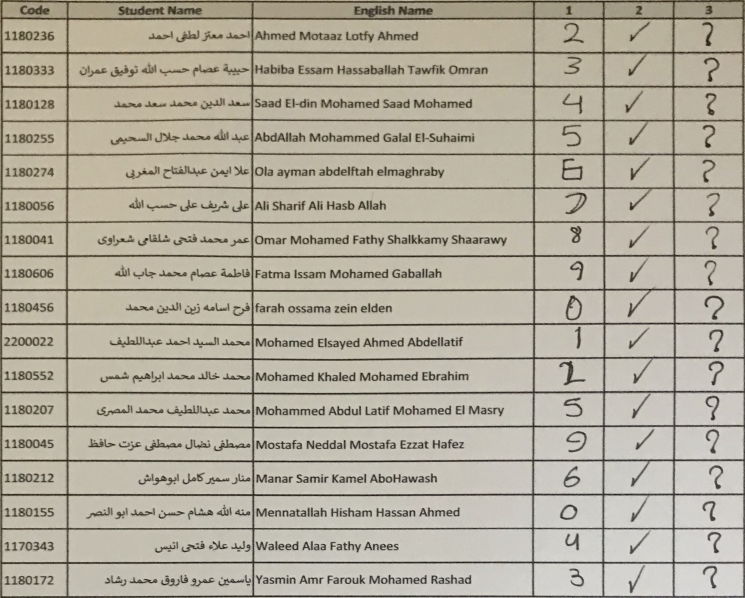
#> input picture Image_Orientation.jpg, 2235 x 1794 px, given in place of 8.jpg, which was not available (shown at 1/3 size); the run also reads 1 picture not shown here
$ jupyter execute --allow-errors app.ipynb
#> lines starting #> are read from the running program, lines starting #| are printed output that depends on the picture; after the words box and inside, x2 and y2 are one past the last pixel; in counts of white or black regions, pixels touching at a corner belong together; pictures that were not available may be replaced by others from this repository, and a replacement may not be noted
[cell 1]
import skimage.io as io
import matplotlib.pyplot as plt
import numpy as np
from skimage.exposure import histogram
from matplotlib.pyplot import bar
from skimage.color import rgb2gray,rgb2hsv
from pathlib import Path
# Convolution:
from scipy.signal import convolve2d
from scipy import fftpack
import math
from functools import cmp_to_key
from skimage.util import random_noise
from skimage.filters import median
from skimage.feature import canny
import commonfunctions as cf # this a custom module found the commonfunctions.py
import cv2
import numpy as np
import os


# Edges
from skimage.filters import sobel_h, sobel, sobel_v,roberts, prewitt

# Show the figures / plots inside the notebook
def show_images(images,titles=None):
    #This function is used to show image(s) with titles by sending an array of images and an array of associated titles.
    # images[0] will be drawn with the title titles[0] if exists
    # You aren't required to understand this function, use it as-is.
    n_ims = len(images)
    if titles is None: titles = ['(%d)' % i for i in range(1,n_ims + 1)]
    fig = plt.figure()
    n = 1
    for image,title in zip(images,titles):
        a = fig.add_subplot(1,n_ims,n)
        if image.ndim == 2:
            plt.gray()
        plt.imshow(image)
        a.set_title(title)
        n += 1
    fig.set_size_inches(np.array(fig.get_size_inches()) * n_ims)
    plt.show()


# [6 lines left out: function showHist, not called in this run]


alpha = 1.0
beta = 0.0
# Function to perform the perspective transformation
def perspective_transform(img,binary):

    if img is None:
        print(f"Error: Unable to load the image.")
    else:
        # Convert the image to grayscale
        binary_image=0
        if binary==0:
            gray = cv2.cvtColor(img, cv2.COLOR_BGR2GRAY)

            # Apply thresholding to create a binary image
            _, binary_image = cv2.threshold(gray, 50, 255, cv2.THRESH_BINARY)
        else :
            binary_image=img
        # cf.show_images([binary_image])
        # Find contours in the binary image
        contours, _ = cv2.findContours(binary_image, cv2.RETR_EXTERNAL, cv2.CHAIN_APPROX_SIMPLE)

        # Find the largest contour based on area
        print(len(contours))
        largest_contour = max(contours, key=cv2.contourArea)
        # Approximate the contour to a polygon
        epsilon = 0.02 * cv2.arcLength(largest_contour, True)
        approx_polygon = cv2.approxPolyDP(largest_contour, epsilon, True)

        # Get the four corners of the polygon
        corners = approx_polygon.reshape(-1, 2)
        corners = sorted(corners, key=lambda x: x[1])
        # Separate the sorted corners into top and bottom
        top_corners = sorted(corners[:2], key=lambda x: x[0])
        bottom_corners = sorted(corners[2:], key=lambda x: x[0])

        # Concatenate the sorted corners
        sorted_corners = np.concatenate([bottom_corners, top_corners])

        # Define the destination points for the perspective transformation
        dst_points = np.float32([[0, img.shape[0]], [img.shape[1], img.shape[0]], [0, 0], [img.shape[1], 0]])

        # Calculate the perspective transformation matrix
        matrix = cv2.getPerspectiveTransform(sorted_corners.astype(np.float32), dst_points)

        # Apply the perspective transformation to the image
        warped_img = cv2.warpPerspective(img, matrix, (img.shape[1], img.shape[0]))
        return warped_img
def invert_image(img):
    clone =img
    adjusted_img = cv2.addWeighted(img, alpha, np.zeros(img.shape, img.dtype), 0, beta)
    # cf.show_images([adjusted_img])
    img=perspective_transform(adjusted_img,0)
    gray = cv2.cvtColor(img, cv2.COLOR_BGR2GRAY)
    thresh_image = cv2.adaptiveThreshold(gray, 255, cv2.ADAPTIVE_THRESH_MEAN_C, cv2.THRESH_BINARY,91, 5)
    thresh_image=255-thresh_image
    trial = perspective_transform(thresh_image,1)
    # cf.show_images([thresh_image])
    transform=perspective_transform(thresh_image,1)
    return transform

[cell 2]
arr=[[] for _ in range (6)]
def readImage(imgpath):
#> called with imgpath = './Samples/8.jpg'
    img=cv2.imread(imgpath)
#> img is the input picture: shape (1794, 2235, 3); mean B, G, R 157.3, 172.3, 178.4
    transformed_img = perspective_transform(img, 0)
#> in perspective_transform, `_, binary_image = cv2.threshold(gray, 50, 255, cv2.THRESH_BINARY)`:
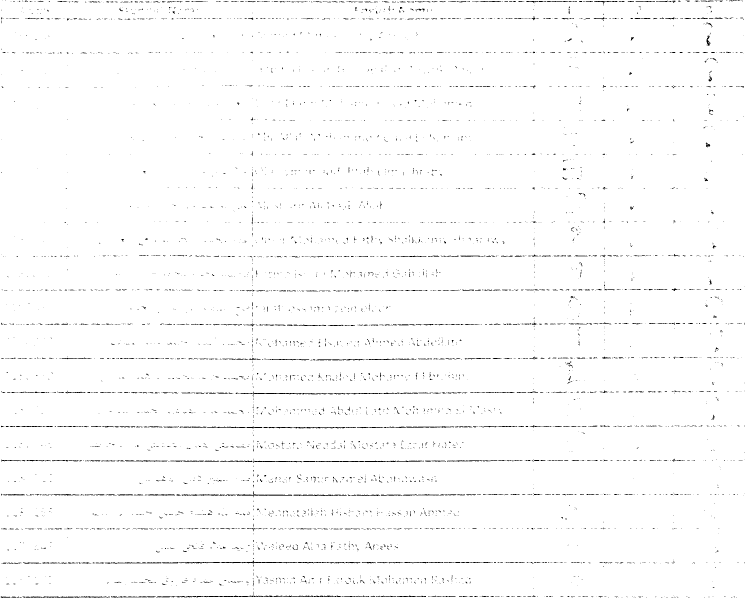
#> binary_image: shape (1794, 2235) (shown at 1/3 size); 98.4% white; black in thin lines or dots
#> in perspective_transform, `contours, _ = cv2.findContours(binary_image, cv2.RETR_EXTERNAL, cv2.CH..`: contours = 2 contours, 1 with area under 20; largest, box (x1, y1, x2, y2) and area: (0, 0, 2235, 1794) 4005446
#| 2
#> in perspective_transform, `largest_contour = max(contours, key=cv2.contourArea)`: largest_contour = contour of 51 points, box (x1, y1, x2, y2) (0, 0, 2235, 1794), area 4005446
#> in perspective_transform, `epsilon = 0.02 * cv2.arcLength(largest_contour, True)`: epsilon = 161.6
#> in perspective_transform, `approx_polygon = cv2.approxPolyDP(largest_contour, epsilon, True)`: approx_polygon = [[0, 0], [0, 1793], [2234, 1793], [2234, 0]]
#> in perspective_transform, `corners = sorted(corners, key=lambda x: x[1])`: corners = [[0, 0], [2234, 0], [0, 1793], [2234, 1793]]
#> in perspective_transform, `top_corners = sorted(corners[:2], key=lambda x: x[0])`: top_corners = [[0, 0], [2234, 0]]
#> in perspective_transform, `bottom_corners = sorted(corners[2:], key=lambda x: x[0])`: bottom_corners = [[0, 1793], [2234, 1793]]
#> in perspective_transform, `sorted_corners = np.concatenate([bottom_corners, top_corners])`: sorted_corners = [[0, 1793], [2234, 1793], [0, 0], [2234, 0]]
#> in perspective_transform, `matrix = cv2.getPerspectiveTransform(sorted_corners.astype(np.float32)..`: matrix = [[1, 0, 0], [0, 1, 0], [0, 0, 1]]
    inverted_img=invert_image(transformed_img)
#> call 2 of perspective_transform, with binary = 0
#> in perspective_transform (call 2), `_, binary_image = cv2.threshold(gray, 50, 255, cv2.THRESH_BINARY)`:
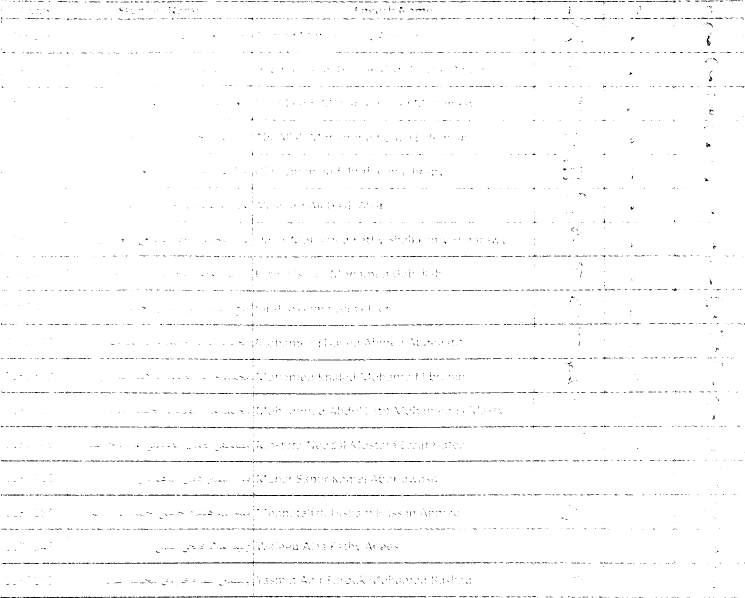
#> binary_image: shape (1794, 2235) (shown at 1/3 size); 98.7% white; black in thin lines or dots
#> in perspective_transform (call 2), `contours, _ = cv2.findContours(binary_image, cv2.RETR_EXTERNAL, cv2.CH..`: contours = 29 contours, 28 with area under 20; largest, box (x1, y1, x2, y2) and area: (0, 0, 2235, 1794) 4004512
#| 29
#> in perspective_transform (call 2), `largest_contour = max(contours, key=cv2.contourArea)`: largest_contour = contour of 237 points, box (x1, y1, x2, y2) (0, 0, 2235, 1794), area 4004512
#> in perspective_transform (call 2), `epsilon = 0.02 * cv2.arcLength(largest_contour, True)`: epsilon = 163.7
#> in perspective_transform (call 2), `corners = approx_polygon.reshape(-1, 2)`: corners = [[0, 0], [0, 1793], [2234, 1793], [2234, 0]]
#> in perspective_transform (call 2), `corners = sorted(corners, key=lambda x: x[1])`: corners = [[0, 0], [2234, 0], [0, 1793], [2234, 1793]]
#> in invert_image, `gray = cv2.cvtColor(img, cv2.COLOR_BGR2GRAY)`:
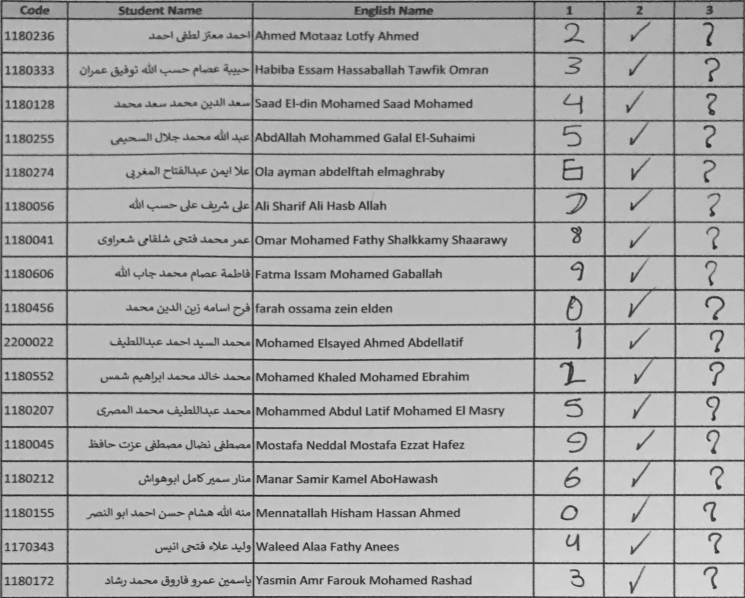
#> gray: shape (1794, 2235) (shown at 1/3 size); min 5, max 237, mean 172.5
#> in invert_image, `thresh_image = cv2.adaptiveThreshold(gray, 255, cv2.ADAPTIVE_THRESH_ME..`:
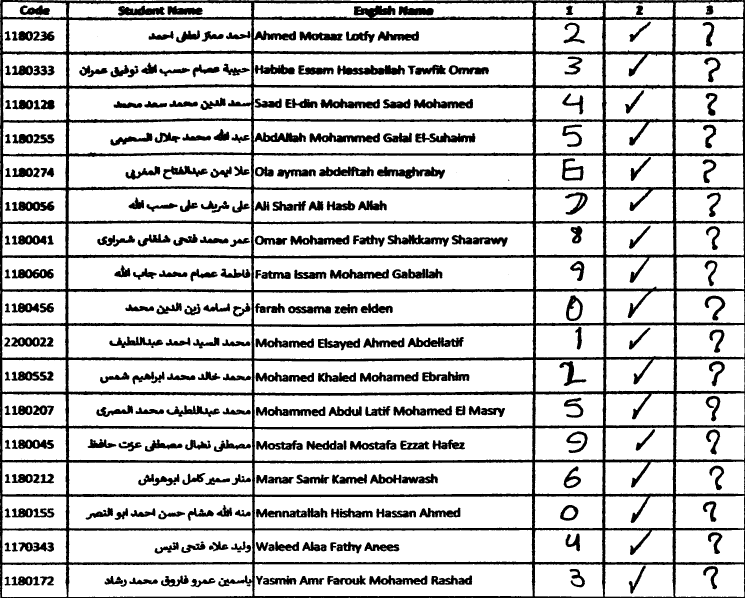
#> thresh_image: shape (1794, 2235) (shown at 1/3 size); 80.7% white; 344 black regions (18 under 20 px), largest, box (x1, y1, x2, y2) and area: (0, 0, 2235, 1794) 421836, (1012, 195, 1215, 225) 3928, (1131, 499, 1335, 536) 3810
#> call 3 of perspective_transform, with binary = 1
#> in perspective_transform (call 3), `contours, _ = cv2.findContours(binary_image, cv2.RETR_EXTERNAL, cv2.CH..`: contours = 1 contour; box (x1, y1, x2, y2) and area: (0, 0, 2235, 1794) 4000995
#| 1
#> in perspective_transform (call 3), `largest_contour = max(contours, key=cv2.contourArea)`: largest_contour = contour of 869 points, box (x1, y1, x2, y2) (0, 0, 2235, 1794), area 4000995
#> in perspective_transform (call 3), `epsilon = 0.02 * cv2.arcLength(largest_contour, True)`: epsilon = 164.8
#> in perspective_transform (call 3), `approx_polygon = cv2.approxPolyDP(largest_contour, epsilon, True)`: approx_polygon = [[1, 1], [1, 1793], [2234, 1793], [2233, 0]]
#> in perspective_transform (call 3), `corners = sorted(corners, key=lambda x: x[1])`: corners = [[2233, 0], [1, 1], [1, 1793], [2234, 1793]]
#> in perspective_transform (call 3), `top_corners = sorted(corners[:2], key=lambda x: x[0])`: top_corners = [[1, 1], [2233, 0]]
#> in perspective_transform (call 3), `bottom_corners = sorted(corners[2:], key=lambda x: x[0])`: bottom_corners = [[1, 1793], [2234, 1793]]
#> in perspective_transform (call 3), `sorted_corners = np.concatenate([bottom_corners, top_corners])`: sorted_corners = [[1, 1793], [2234, 1793], [1, 1], [2233, 0]]
#> in perspective_transform (call 3), `matrix = cv2.getPerspectiveTransform(sorted_corners.astype(np.float32)..`: matrix = [[1, 2.16e-19, -1], [0.000449, 1, -1], [2.5e-07, 2.5e-07, 1]]
#> in perspective_transform (call 3), `warped_img = cv2.warpPerspective(img, matrix, (img.shape[1], img.shape..`:
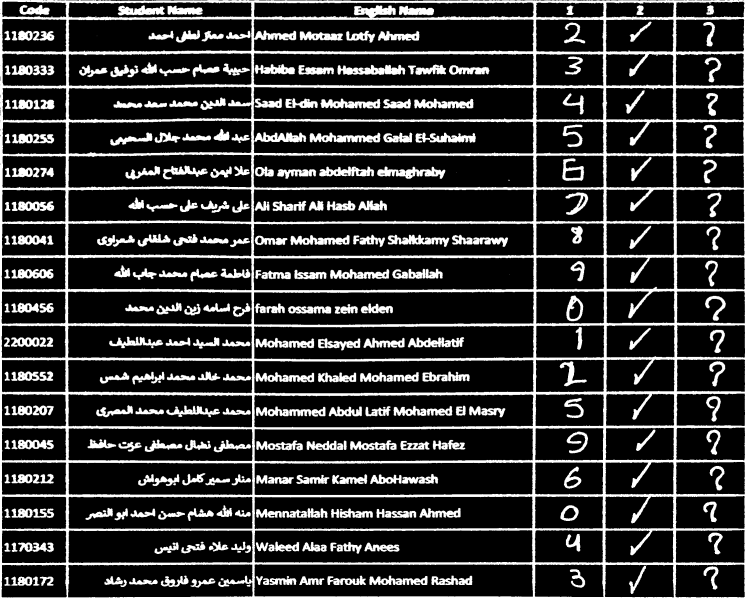
#> warped_img: shape (1794, 2235) (shown at 1/3 size); min 0, max 255, mean 48.9
#| 1
    show_images([inverted_img])
#> in show_images, `n_ims = len(images)`: n_ims = 1
#> the loop in show_images, `for image,title in zip(images,titles):` made 1 pass
#> (title, n) on pass 1: ('(1)', 2)
#> after the loop in show_images, `for image,title in zip(images,titles):`: n = 2
    return inverted_img
def getVerticalLines(inverted_img):
    # Apply edge detection using Canny edge detector
    edges = cv2.Canny(inverted_img, 50, 150, apertureSize=3)
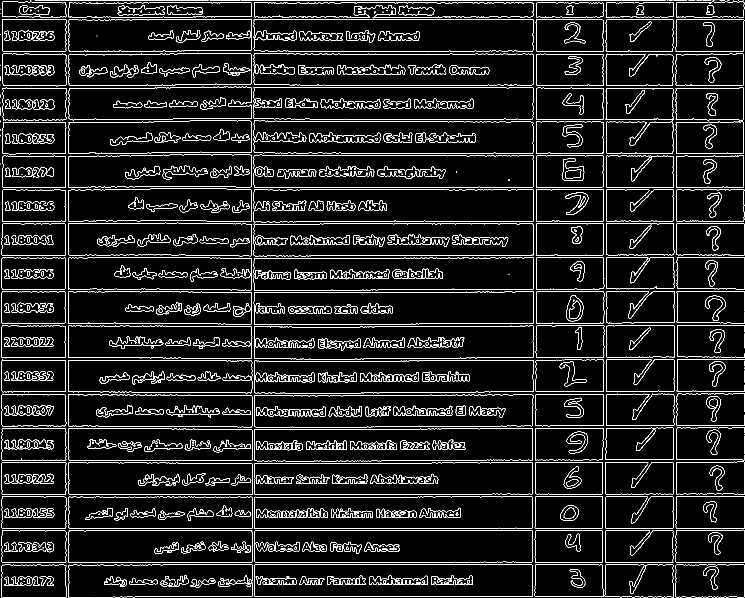
#> edges: shape (1794, 2235) (shown at 1/3 size); 5.1% white in thin lines or dots
    # Perform Hough Line Transform for vertical lines
    rho = 1  # 1 pixel
    theta = np.pi # Vertical lines (90 degrees)
    threshold = 260  # Adjust this value as needed
    min_line_length = 160  # Minimum line length
    max_line_gap = 20  # Maximum allowed gap between line segments

    lines = cv2.HoughLinesP(edges, rho=rho, theta=theta, threshold=threshold,
                            minLineLength=min_line_length, maxLineGap=max_line_gap)
#> lines = 44 rows, first 6: [2233, 1790, 2233, 691], [5, 1768, 5, 704], [206, 1751, 206, 1277], [197, 502, 197, 254], [1609, 986, 1609, 185], [754, 930, 754, 1]
    sorted_lines = sorted(lines, key=lambda line: line[0][0])
#> sorted_lines = 44 items, first 6: [[5, 1768, 5, 704]], [[6, 775, 6, 572]], [[7, 584, 7, 387]], [[195, 993, 195, 651]], [[196, 1293, 196, 358]], [[197, 502, 197, 254]]
    print("from vertical lines",sorted_lines)
#> (printed output is left out)
    filtered_lines = [sorted_lines[0]]
#> filtered_lines = [[[5, 1768, 5, 704]]]
    for line in sorted_lines[1:]:
        prev_x = filtered_lines[-1][0][0]
        cur_x = line[0][0]

        if cur_x - prev_x >= 20:
            filtered_lines.append(line)
#> this loop made 43 passes
#> (line, prev_x, cur_x) on passes 1 to 8: ([[6, 775, 6, 572]], 5, 6), ([[7, 584, 7, 387]], 5, 7), ([[195, 993, 195, 651]], 5, 195), ([[196, 1293, 196, 358]], 195, 196), ([[197, 502, 197, 254]], 195, 197), ([[197, 1758, 197, 1516]], 195, 197), ([[198, 300, 198, 0]], 195, 198), ([[204, 1104, 204, 702]], 195, 204)
#> after the loop, filtered_lines = [[[5, 1768, 5, 704]], [[195, 993, 195, 651]], [[753, 627, 753, 219]], [[1597, 1468, 1597, 1208]], [[1808, 1552, 1808, 1319]], [[2018, 469, 2018, 86]], [[2230, 538, 2230, 237]]]
    return filtered_lines
def getBlocks(lines,cur_Seg,inverted_img):
    x1=lines[0][0][0]
    idx=0
    for line in lines:
        x2=line[0][0]
        if(x2-x1>cur_Seg[0]):
            block = inverted_img[0:4000, x1:x2]
            break
        idx=idx+1
    y1 = 150
    while y1 < block.shape[0]:
        cell = block[y1:y1 + 200, :]
        show_images([cell])
        arr[cur_Seg[1]].append(cell)
        y1 += 220
    return [block,idx]
segs=[[50,0],[100,1],[200,2],[50,3],[50,4],[50,5]]
def getImageBlocks(filtered_lines,inverted_img):
    idx = 0
    block_images = []
    for i in range(len(segs)):
        [block, nwidx] = getBlocks(filtered_lines[idx:], segs[i],inverted_img)
        idx = idx + nwidx
        block_images.append(block)
    return block_images


samples_dir = './Samples/'
for i in range(8, 9):
    print(i)
    image_path = os.path.join(samples_dir, f"{i}.jpg")
    inverted_img = readImage(image_path)
    filtered_lines = getVerticalLines(inverted_img)
    blocks=getImageBlocks(filtered_lines, inverted_img)
#> the loop in getImageBlocks, `for i in range(len(segs)):` made 6 passes
#> x1 in getBlocks on passes 1 to 6: 5, 195, 753, 1597, 1808, 2018
#> pass 1, in show_images (call 8), `plt.show()`:
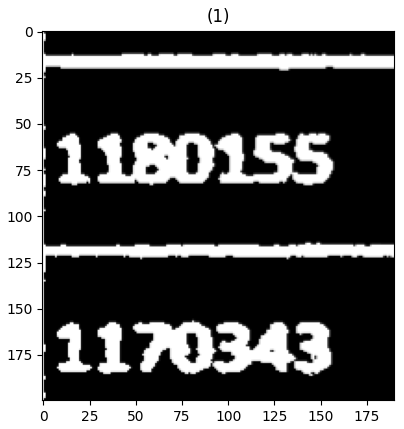
#> figure drawn by matplotlib, 1 panel
#> pass 1, in show_images (call 9), `plt.show()`:
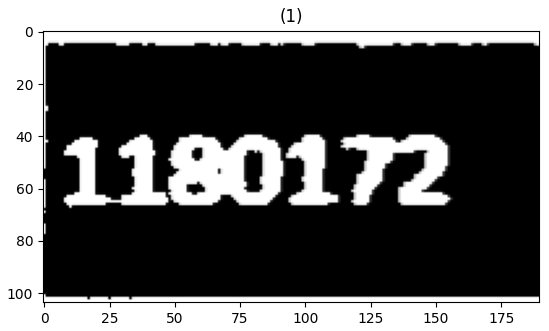
#> figure drawn by matplotlib, 1 panel
#> pass 1, in getImageBlocks, `[block, nwidx] = getBlocks(filtered_lines[idx:], segs[i],inverted_img)`:
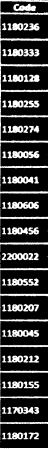
#> block: shape (1794, 190) (shown at 1/4 size); min 0, max 255, mean 55.9
#> pass 2, in show_images (call 14), `plt.show()`:
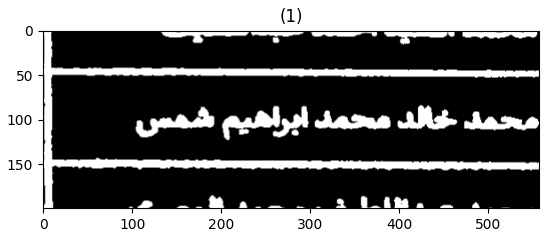
#> figure drawn by matplotlib, 1 panel
#> after the loop in getImageBlocks, `for i in range(len(segs)):`: block_images = 6 items; idx = 6
#> blocks = 6 items
#> (the rest of the program and of its run is left out)
